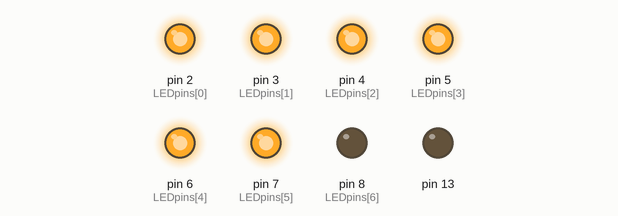
A sketch run on a simulated Arduino Uno, built with avr-gcc and run on an emulated ATmega328P. Shown: output pins drawn as LEDs (lit = HIGH).

Above: at 0.5 s.
At 2.0 s:
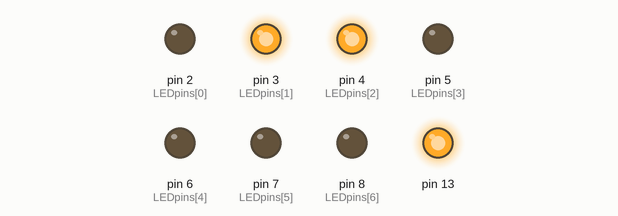
At 5.0 s:
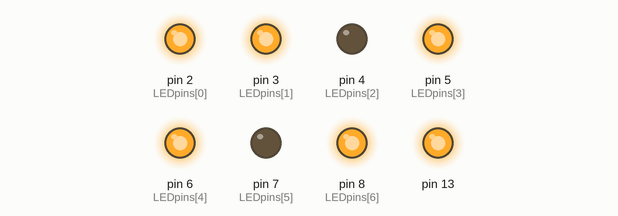
At 8.0 s:
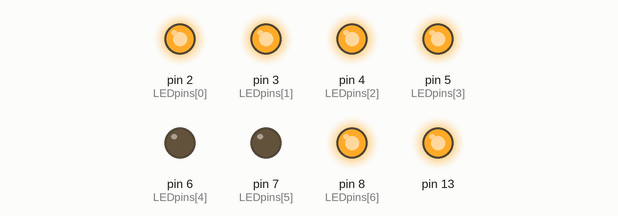
At 11.0 s:
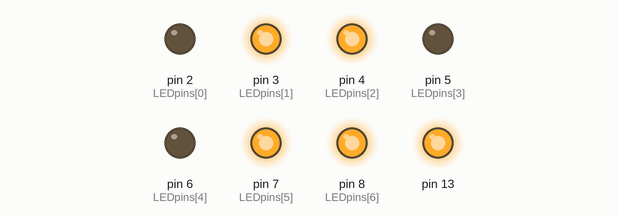
At 17.0 s:
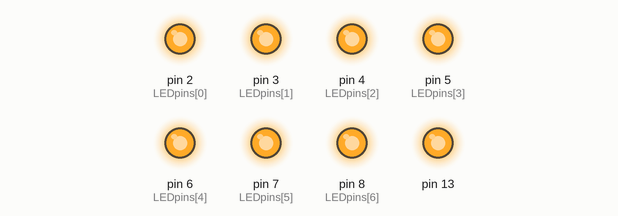
Timing chart, 0 to 20.7 s (numbered marks = the images above):
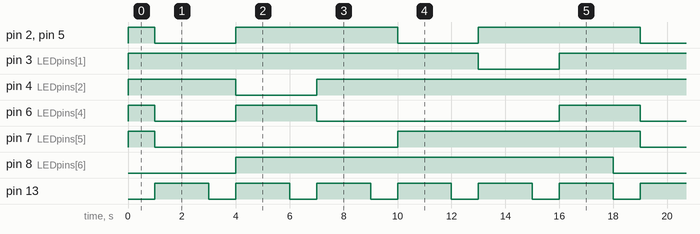

Measured:
- by itself, pin 2 (LEDpins[0]), pin 5 (LEDpins[3]): repeats every 9.0 s: LOW 3.0 s, HIGH 6.0 s
- by itself, pin 3 (LEDpins[1]): goes HIGH 13.0 s, LOW 3.0 s, HIGH 15.0 s, LOW 3.0 s, then HIGH
- by itself, pin 4 (LEDpins[2]): goes HIGH 4.0 s, LOW 3.0 s, HIGH 15.0 s, LOW 3.0 s, then HIGH
- by itself, pin 6 (LEDpins[4]): repeats every 18.0 s: LOW 3.0 s, HIGH 3.0 s, LOW 9.0 s, HIGH 3.0 s
- by itself, pin 7 (LEDpins[5]): repeats every 18.0 s: LOW 9.0 s, HIGH 9.0 s
- by itself, pin 8 (LEDpins[6]): alternates HIGH for 14.0 s and LOW for 4.0 s
- by itself, pin 13: alternates HIGH for 2.0 s and LOW for 1.0 s

The sketch:

sketch_jan27a.ino
```cpp
const int nsegments=7;

/* LEDpins[segment number] = Arduino pin number */
/*                      segments: A,B,C,D,E,F,G */

const static char LEDpins[nsegments]={2,3,4,5,6,7,8};

const int npatterns=6;

/* patterns[pattern number][segment number] =
        1 if that pattern lights that segment, 0 if dark. */

const static char patterns[npatterns][nsegments]={

/* A,B,C,D,E,F,G */
  {1,1,1,1,1,1,0},   // Digit 0
  {0,1,1,0,0,0,0},   // Digit 1
  {1,1,0,1,1,0,1},   // Digit 2
  {1,1,1,1,0,0,1},   // Digit 3
  {0,1,1,0,0,1,1},   // Digit 4
  {1,0,1,1,0,1,1},   // Digit 5
/* A,B,C,D,E,F,G */

};

int patternNames[6] {0,1,2,3,4,5};

void setup() {

  for (int seg=0;seg<nsegments;seg++) {

    pinMode(LEDpins[seg],OUTPUT);
    digitalWrite(LEDpins[seg],0);

  }

  pinMode(13,OUTPUT);

}

int pattern=0;

void showDigit(int digit) {

  digitalWrite(13,LOW); // turn on left digit
  for (int seg=0;seg<nsegments;seg++) {
    digitalWrite(LEDpins[seg],patterns[pattern][seg]);
  }
  delay(1000); // let segments be seen
  digitalWrite(13,HIGH); // turn off left digit

  digitalWrite(12,LOW); // turn on right digit
  for (int seg=0;seg<nsegments;seg++) {
    digitalWrite(LEDpins[seg],patterns[pattern+1][seg]);
  }
  delay(1000); // let segments be seen
  digitalWrite(12,HIGH); // turn off right digit
}


void loop() {

  showDigit(patternNames);

  delay(1000); // Wait for 1000 millisecond(s)

  pattern++; // advance to next pattern

  if (pattern>=npatterns) pattern=0;

}
```
